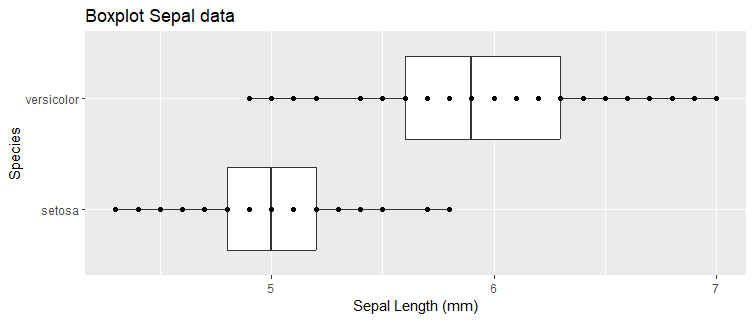

This figure's R source:
data("iris")
data = iris
index.s = which (data$Species == "setosa")
index.v = which (data$Species == "versicolor")
d.s = data$Sepal.Length[index.s]
d.v = data$Sepal.Length[index.v]

n1 <- length(d.s)
mu1 <- mean(d.s)
s1 <- sd(d.s)
se1 <- s1/sqrt(n1)

n2 <- length(d.v)
mu2 <- mean(d.v)
s2 <- sd(d.v)
se2 <- s2/sqrt(n2)

shapiro.test(d.s)
shapiro.test(d.v)

d = data[1:100,]

library(ggplot2)
ggplot(data = d, aes(Species,Sepal.Length))+
  geom_boxplot()+
  coord_flip()+
  geom_point()+
  labs(title = "Boxplot Sepal data",
       y = "Sepal Length (mm)",
       x = "Species")


library(BSDA)

z.test(d.v,d.s,
       alternative = "two.sided",
       sigma.x = s2,
       sigma.y = s1,
       mu = 0, 
       conf.level = 0.95
)
